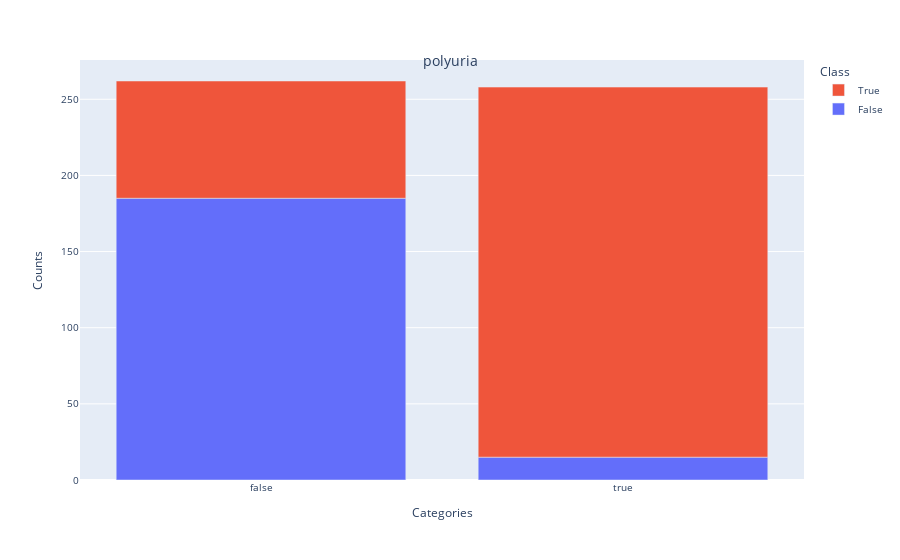

The notebook cell this image was saved under:
### Code cell
cat_bar_plot("polyuria", data)

### Figure 1 — Plotly figure (JSON) as saved in the notebook; plotly's stock layout.template omitted (floating-point values rounded to 4 significant figures)
{"data": [{"alignmentgroup": "True", "hovertemplate": "target=False<br>polyuria=%{x}<br>value=%{y}<extra></extra>", "legendgroup": "False", "marker": {"color": "#636efa", "pattern": {"shape": ""}}, "name": "False", "offsetgroup": "False", "orientation": "v", "showlegend": true, "textposition": "auto", "type": "bar", "x": [false, true], "xaxis": "x", "y": [185, 15], "yaxis": "y"}, {"alignmentgroup": "True", "hovertemplate": "target=True<br>polyuria=%{x}<br>value=%{y}<extra></extra>", "legendgroup": "True", "marker": {"color": "#EF553B", "pattern": {"shape": ""}}, "name": "True", "offsetgroup": "True", "orientation": "v", "showlegend": true, "textposition": "auto", "type": "bar", "x": [false, true], "xaxis": "x", "y": [77, 243], "yaxis": "y"}], "layout": {"barmode": "relative", "font": {"size": 10}, "legend": {"title": {"text": "Class"}, "tracegroupgap": 0, "traceorder": "reversed"}, "margin": {"t": 60}, "title": {"text": "polyuria", "x": 0.5, "xanchor": "center", "y": 0.9, "yanchor": "top"}, "xaxis": {"anchor": "y", "domain": [0, 1], "title": {"text": "Categories"}}, "yaxis": {"anchor": "x", "domain": [0, 1], "title": {"text": "Counts"}}}}
